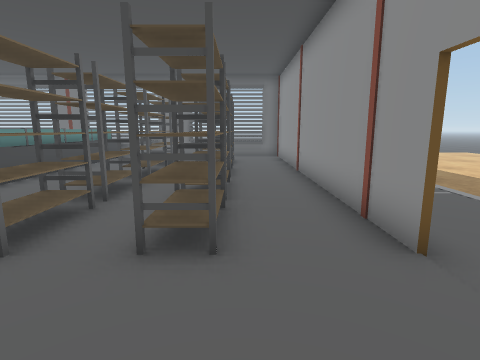
view 1 (above)

18 first-person views from a walk through a 3-D level made in the Unity game engine. The camera is 1.4 m above the floor, tilts 10° down and sees 80° across. Doors are open. The floor is counted in squares, 1 m on a side. Each view is taken from the middle of a square. On the plan, view 1 faces up. The plan holds only what a view shows up to about 14 squares ahead; the rest is blank. The place goes on beyond the plan. The player is left out. Some animated figures are not drawn. Some surface patterns are stand-ins.

view 2
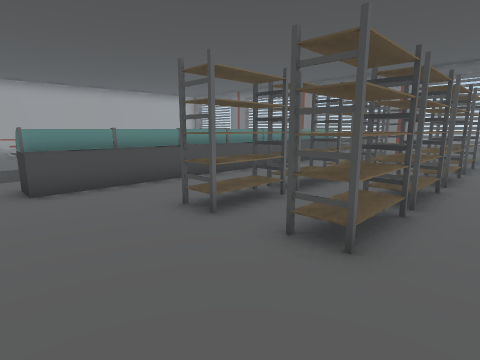

view 3
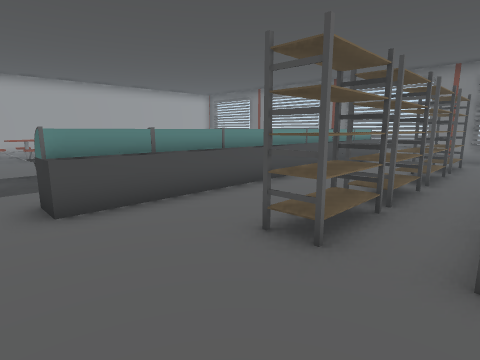

view 4
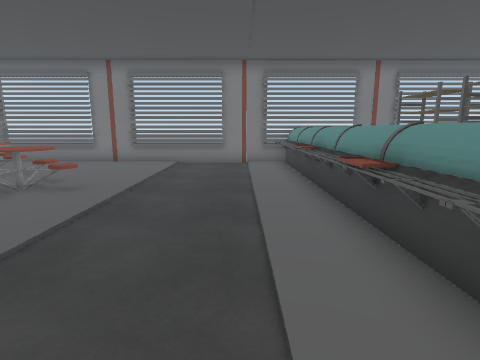

view 5
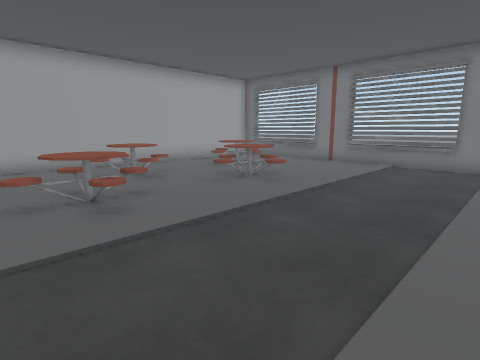

view 6
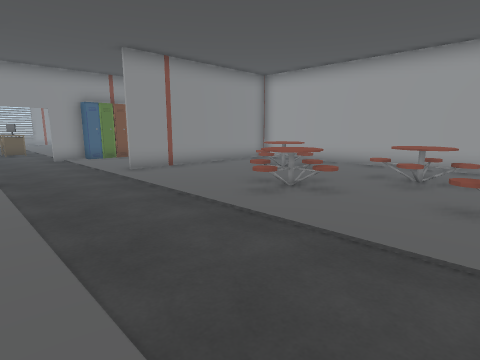

view 7
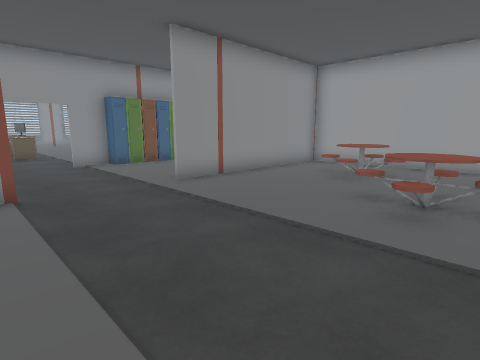

view 8
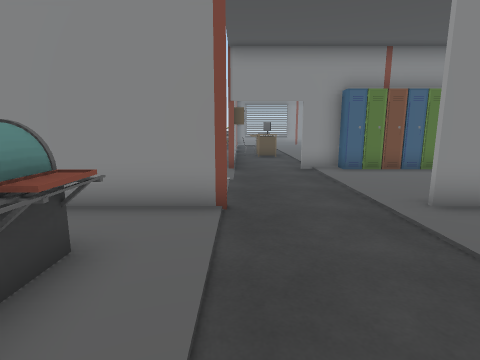

view 9
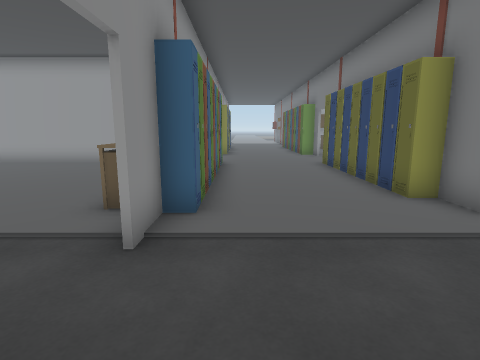

view 10
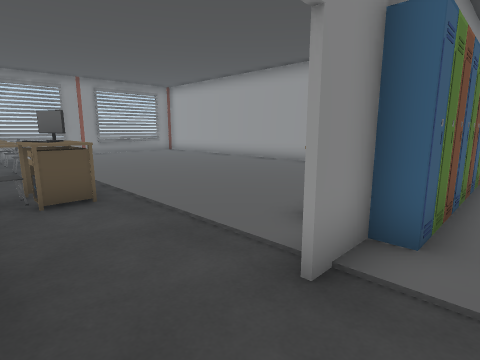

view 11
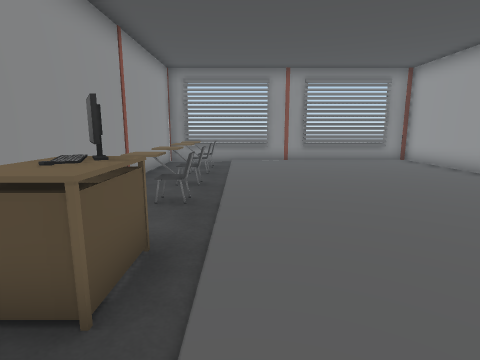

view 12
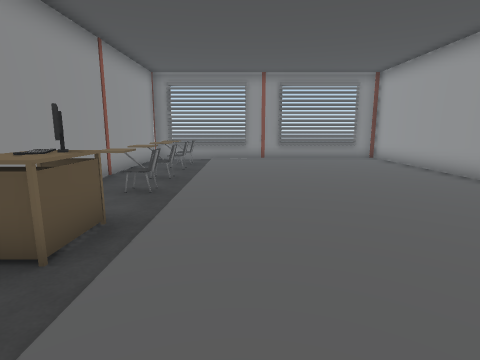

view 13
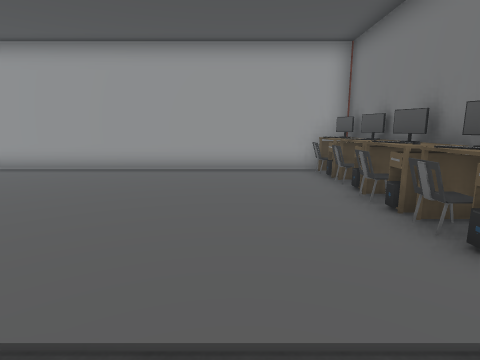

view 14
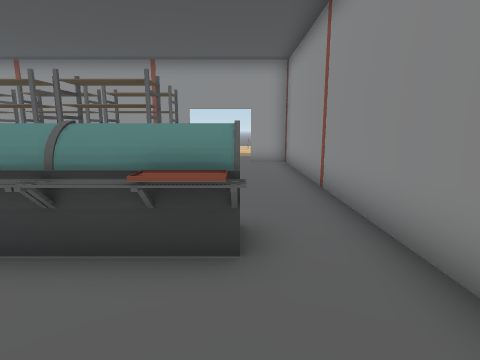

view 15
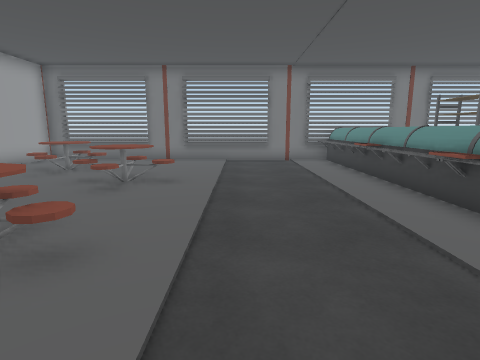

view 16
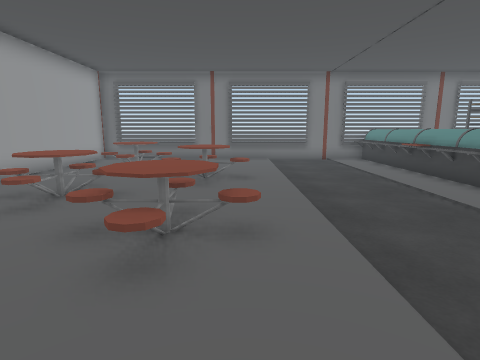

view 17
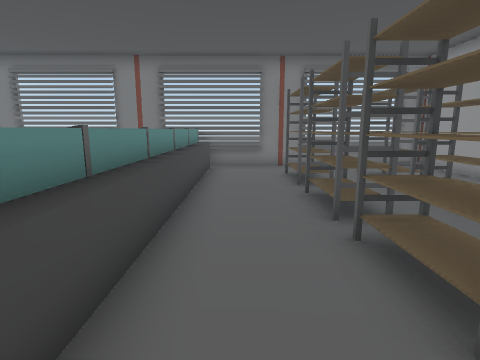

view 18
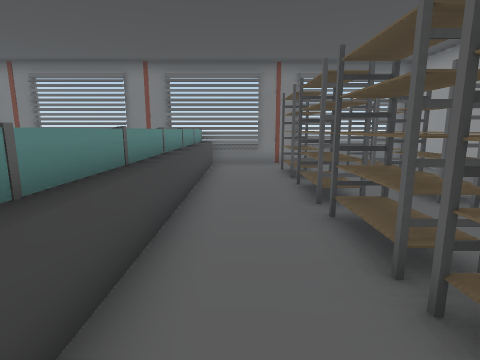

### Floor plan
Key: @ floor where view 1 was taken; # wall or solid block; . floor; D open door; = window, fence, low wall or low ledge; R rack; T table; L locker; C computer; H chair; O other object.
Columns run from 22 left of view 1 to 6 right of it. Each row starts with its distance up from view 1.
 15    #===##====####=##===##
 14    ............OO.......#
 13    ..T.........OO..R.RR.#
 12   #.TTT........OO..R.RR.#
 11   #..TT.T......OO..R.R..#
 10   #..T.TTT.....OO..R.RR.#
  9   #....TTT.....OO..R.RR.#
  8   #..T..T......OO..R.R..#  ..
  7   #.TTT........OO..R.RR.#  ..
  6   #..T..T......OO..R.RR.# ..
  5   #....TTT.....OO..R.RR.#...
  4   #.....T......OO..R.RR.#..
  3   #.TTT........OO..R.RR.D.
  2   #.TTT........OO.......D
  1   #..T.........OO.......D
  0    ...................@.#
 -1 D #LLLLLL#....###########
 -2 ...LLLLLL.....
 -3 ..............
 -4 ..............
 -5 ...............
 -6  .#OOLLLLL##..
 -7   #CTOCCTTDDDD
 -8    O.HH......L
 -9   #..........#
-10   #..........
-11   #........TT
-12   #........CCH
-13   #..........#
-14   #..........#
-15   #.........H
-16   #.........H
-17   #........OH#
-18   #..........#
-19   #.........H#
-20   #.........O#
-21   #........OO#
-22   ##===##=####
-23           ===

Positions as (right, up) in squares from view 1, and headings:
1: (0, 0), facing up
2: (1, 0), facing up-left
3: (-1, 0), facing up-left
4: (-9, 3), facing up
5: (-8, 3), facing up-left
6: (-8, 9), facing down-left
7: (-8, 6), facing down-left
8: (-9, 4), facing down
9: (-8, -5), facing left
10: (-9, -5), facing down-left
11: (-12, -9), facing down
12: (-13, -8), facing down
13: (-10, -10), facing left
14: (-10, 1), facing right
15: (-11, 2), facing up
16: (-13, 1), facing up
17: (-5, 4), facing up
18: (-5, 3), facing up
